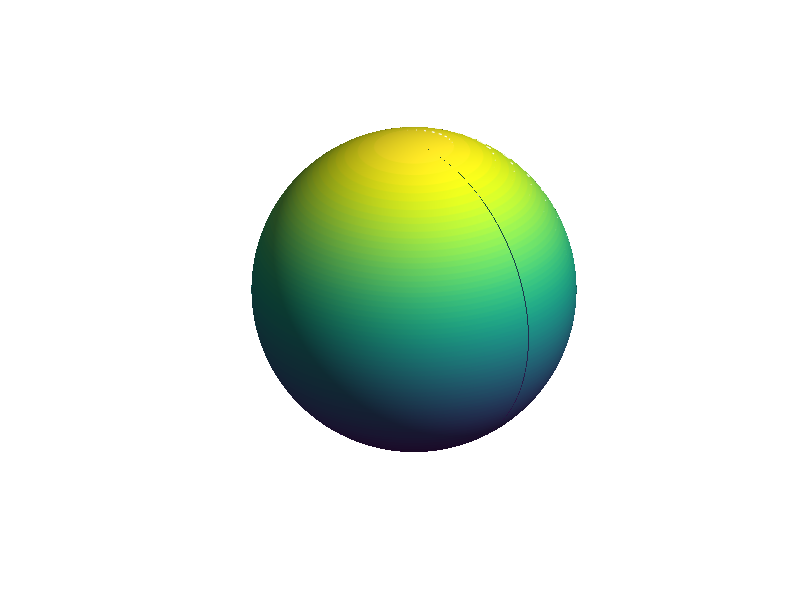

This figure's MATLAB source: (Note: this script raises an error after producing the figure.)
function shallow_water_cyclone_demo()
    clc; clear;

    %% === 1) Load Earth Globe (for display) ===
    [globe, lat_rad, lon_rad, x, y, z] = interactive_globe();

    %% === 2) Basic Parameters ===
    R        = 1.0;         % nondimensional Earth radius
    g        = 9.81;        % gravitational acceleration (m/s^2)
    Omega    = 7.2921e-5;   % Earth's rotation rate (s^-1)
    lat_res  = 2;           % grid resolution (degrees)
    lon_res  = 2;           % grid resolution (degrees)
    dLat     = deg2rad(lat_res);
    dLon     = deg2rad(lon_res);

    % Time parameters
    dt       = 0.001;       % time step (nondimensional)
    nSteps   = 100000;      % number of simulation steps
    skipFrame = 10;         % update display every few steps

    % Define the simulation grid
    latVec = deg2rad(-90 : lat_res : 90);
    lonVec = deg2rad(0   : lon_res : 360 - lon_res);
    [LAM, PHI] = meshgrid(lonVec, latVec);

    nLat = size(PHI,1);
    nLon = size(PHI,2);

    % Precompute trigonometric factors
    cosPHI = cos(PHI);
    sinPHI = sin(PHI);
    tanPHI = tan(PHI);

    %% === 3) Topography (Gaussian "mountain") ===
    lat0 = deg2rad(30);
    lon0 = deg2rad(90);
    b = 0.1 * exp(-((PHI - lat0).^2 + (LAM - lon0).^2) / 0.1);

    %% === 4) Balanced Cyclone Initial Conditions ===
    % Set background fluid depth and cyclone parameters:
    h0      = 1;              % background fluid depth
    delta_h = 0.05;           % maximum depression at cyclone center
    sigma   = 0.3;            % radial scale of the depression
    lat_c   = deg2rad(35);    % cyclone center latitude
    lon_c   = deg2rad(100);   % cyclone center longitude

    % Compute balanced initial conditions (u,v,h) using gradient wind balance.
    [u, v, h] = balanced_cyclone_initial_condition(PHI, LAM, h0, delta_h, sigma, lat_c, lon_c, Omega, g);

    %% === 5) Coriolis Parameter ===
    % Amplify slightly for visualization purposes.
    f = 2 * Omega * sinPHI * 3;

    %% === 6) Derivative Operators in Spherical Coordinates ===
    d_dlambda = @(A) (circshift(A, [0, -1]) - circshift(A, [0, 1])) ./ (2 * dLon);
    d_dphi    = @(A) (circshift(A, [-1, 0]) - circshift(A, [1, 0])) ./ (2 * dLat);

    %% === 7) Quiver3 Setup for Display ===
    [coarseLon, coarseLat] = meshgrid(lonVec, latVec);
    x_coarse = R * cos(coarseLat) .* cos(coarseLon);
    y_coarse = R * cos(coarseLat) .* sin(coarseLon);
    z_coarse = R * sin(coarseLat);

    figure(gcf);
    hold on;
    
    % Define arrow spacing (varying by latitude for clarity)
    step_equator = 3;
    step_midlat = 4;
    step_poles = 8;

    eq_indices = find(abs(PHI(:,1)) < deg2rad(20));
    midlat_indices = find(abs(PHI(:,1)) >= deg2rad(20) & abs(PHI(:,1)) < deg2rad(60));
    pole_indices = find(abs(PHI(:,1)) >= deg2rad(60));
    r_indices = sort([eq_indices(1:step_equator:end); 
                     midlat_indices(1:step_midlat:end);
                     pole_indices(1:step_poles:end)]);
    c_indices = 1:6:nLon;

    % Get coordinates for arrow positions
    px = x_coarse(r_indices, c_indices);
    py = y_coarse(r_indices, c_indices);
    pz = z_coarse(r_indices, c_indices);

    % Store original positions for later resets
    px_orig = px;
    py_orig = py;
    pz_orig = pz;

    % Compute initial velocity vectors for arrows
    [wx, wy, wz] = velocity_sphere_to_cart(u, v, PHI, LAM);
    uq = wx(r_indices, c_indices);
    vq = wy(r_indices, c_indices);
    wq = wz(r_indices, c_indices);

    % Create quiver plot
    h_arrows = quiver3(px, py, pz, uq, vq, wq, 0.7, 'w', 'LineWidth', 0.8);

    %% === 8) Model Constants ===
    gamma = 0.008;       % friction (linear drag)
    relax_rate = 0.005;  % height relaxation rate
    sigma_lat = deg2rad(15); % heating zone scale in latitude
    sigma_lon = deg2rad(15); % heating zone scale in longitude

    %% === Initialize Variables for Temporal Smoothing of Arrows ===
    prev_uq = uq;
    prev_vq = vq;
    prev_wq = wq;
    smooth_factor = 0.85;  % smoothing factor for arrow updates

    % Start the timer for simulation speed calculation
    tStart = tic;

    %% === 9) Main Simulation Loop ===
    for it = 1:nSteps
        % -- Geopotential (including topography) --
        Phi_field = g * (h + b);

        % -- Momentum Equations --
        gradPhi_lambda = d_dlambda(Phi_field);
        gradPhi_phi    = d_dphi(Phi_field);
        
        % Damping on pressure gradients to control spurious features
        damp_factor = 0.8;
        gradPhi_lambda = damp_factor * gradPhi_lambda;
        gradPhi_phi    = damp_factor * gradPhi_phi;

        % Advection terms (simplified)
        adv_u = u .* d_dlambda(u) ./ (R * cosPHI) + v .* d_dphi(u) ./ R;
        adv_v = u .* d_dlambda(v) ./ (R * cosPHI) + v .* d_dphi(v) ./ R;

        % Geometric terms
        geo_u =  u .* v .* tanPHI ./ R;
        geo_v = -u.^2 .* tanPHI ./ R;

        % Full momentum equations
        dudt = -adv_u - (1./(R * cosPHI)) .* gradPhi_lambda + f .* v - geo_u;
        dvdt = -adv_v - (1./R)            .* gradPhi_phi    - f .* u - geo_v;

        % Apply frictional damping
        dudt = dudt - gamma .* u;
        dvdt = dvdt - gamma .* v;

        % -- Forcing: Solar Heating & Height Relaxation --
        solar_speed = 2*pi / 5000;  % slow solar motion
        solar_lon = mod(solar_speed * it, 2*pi);
        solar_lat = deg2rad(10) * cos(2*pi*it / 20000);  
        Q = 0.0005 * exp(-(((PHI - solar_lat).^2)/sigma_lat^2 + ((LAM - solar_lon).^2)/sigma_lon^2));
        % Height relaxation term toward h0 is included in the h-update
        
        % --- Symplectic Euler Update ---
        % 1. Update momentum (u and v)
        u_new = u + dt .* dudt;
        v_new = v + dt .* dvdt;

        % Apply stability limit to velocity
        max_speed = 0.2;
        speed = sqrt(u_new.^2 + v_new.^2);
        too_fast = speed > max_speed;
        if any(too_fast(:))
            scale_factor = max_speed ./ speed;
            u_new(too_fast) = u_new(too_fast) .* scale_factor(too_fast);
            v_new(too_fast) = v_new(too_fast) .* scale_factor(too_fast);
        end

        % 2. Update fluid depth using continuity
        flux_lambda_new = h .* u_new .* cosPHI;
        flux_phi_new    = h .* v_new;
        dhdt_new = -(1./(R * cosPHI)) .* d_dlambda(flux_lambda_new) ...
                   -(1./R)            .* d_dphi(flux_phi_new);
        dhdt_new = dhdt_new + Q - relax_rate .* (h - h0);
        h_new = h + dt .* dhdt_new;

        % -------------------------------------------------
        %                   REDUCED FILTERING
        % -------------------------------------------------

        % Polar filter (helpful near poles, but smaller window).
        polar_filter = abs(PHI) > deg2rad(60);
        if any(polar_filter(:))
            h_smooth = smoothdata(h_new, 'gaussian', 5);  % was 9
            u_smooth = smoothdata(u_new, 'gaussian', 5);
            v_smooth = smoothdata(v_new, 'gaussian', 5);
            h_new(polar_filter) = h_smooth(polar_filter);
            u_new(polar_filter) = u_smooth(polar_filter);
            v_new(polar_filter) = v_smooth(polar_filter);
        end

        % Mid-latitude smoother with smaller window and lower blend
        midlat_filter = abs(PHI) > deg2rad(30) & abs(PHI) <= deg2rad(60);
        if any(midlat_filter(:))
            h_smooth = smoothdata(h_new, 'gaussian', 3);  % was 5
            u_smooth = smoothdata(u_new, 'gaussian', 3);
            v_smooth = smoothdata(v_new, 'gaussian', 3);
            blend = 0.2;  % was 0.3
            h_new(midlat_filter) = blend * h_smooth(midlat_filter) + ...
                                   (1-blend) * h_new(midlat_filter);
            u_new(midlat_filter) = blend * u_smooth(midlat_filter) + ...
                                   (1-blend) * u_new(midlat_filter);
            v_new(midlat_filter) = blend * v_smooth(midlat_filter) + ...
                                   (1-blend) * v_new(midlat_filter);
        end

        % [REMOVED: Global smoothing every 50 steps]

        % -------------------------------------------------

        % Update fields
        h = h_new;
        u = u_new;
        v = v_new;

        % -- Update Quiver Arrows for Display --
        [wx, wy, wz] = velocity_sphere_to_cart(u, v, PHI, LAM);
        uq = wx(r_indices, c_indices);
        vq = wy(r_indices, c_indices);
        wq = wz(r_indices, c_indices);

        move_factor = 0.0001;
        smooth_uq = smooth_factor * prev_uq + (1-smooth_factor) * uq;
        smooth_vq = smooth_factor * prev_vq + (1-smooth_factor) * vq;
        smooth_wq = smooth_factor * prev_wq + (1-smooth_factor) * wq;
        prev_uq = smooth_uq;
        prev_vq = smooth_vq;
        prev_wq = smooth_wq;

        % Move arrows
        px = px + move_factor * smooth_uq;
        py = py + move_factor * smooth_vq;
        pz = pz + move_factor * smooth_wq;

        % Project back onto sphere
        mag = sqrt(px.^2 + py.^2 + pz.^2);
        px = px ./ mag;
        py = py ./ mag;
        pz = pz ./ mag;

        % Reset arrows that stray too far from original positions
        reset_dist = 0.4;
        for idx = 1:numel(px)
            dist_arrow = sqrt((px(idx) - px_orig(idx))^2 + ...
                              (py(idx) - py_orig(idx))^2 + ...
                              (pz(idx) - pz_orig(idx))^2);
            if dist_arrow > reset_dist
                px(idx) = px_orig(idx);
                py(idx) = py_orig(idx);
                pz(idx) = pz_orig(idx);
            end
        end

        % Periodically reset a small percentage of arrows
        if mod(it, 200) == 0
            reset_percent = 0.03;
            num_to_reset = ceil(numel(px) * reset_percent);
            reset_indices = randperm(numel(px), num_to_reset);
            for idx = reset_indices
                px(idx) = px_orig(idx);
                py(idx) = py_orig(idx);
                pz(idx) = pz_orig(idx);
            end
        end

        % Draw every skipFrame steps
        if mod(it, skipFrame) == 0
            scale = 0.7;
            set(h_arrows, 'XData', px, 'YData', py, 'ZData', pz, ...
                'UData', scale * smooth_uq, 'VData', scale * smooth_vq, 'WData', scale * smooth_wq);

            % Display simulation speed in real hours per second
            sim_time = it * dt * 3600;
            real_time = toc(tStart);
            hours_per_sec = sim_time / real_time;
            title(sprintf('Shallow-Water Cyclone Demo — t = %.1f hours (%.1f sim hours/sec)', ...
                          sim_time, hours_per_sec), 'Color', 'w', 'FontSize', 14);
            drawnow limitrate;
        end
    end
end

%% ===================================================================== %%
function [u, v, h] = balanced_cyclone_initial_condition(PHI, LAM, h0, delta_h, sigma, lat_c, lon_c, Omega, g)
    % Computes balanced initial fields for a cyclone based on gradient wind balance.
    %   PHI, LAM : 2D arrays of lat/long in radians
    %   h0       : Background fluid depth
    %   delta_h  : Max depression at cyclone center
    %   sigma    : Scale of the cyclone (radial extent)
    %   lat_c    : Cyclone center latitude (radians)
    %   lon_c    : Cyclone center longitude (radians)
    %   Omega    : Earth’s rotation rate
    %   g        : Gravitational acceleration
    %
    %   Returns: (u, v, h) arrays

    f_c = 2 * Omega * sin(lat_c);  % use f at center latitude
    [nLat, nLon] = size(PHI);

    u = zeros(nLat, nLon);
    v = zeros(nLat, nLon);
    h = zeros(nLat, nLon);

    for i = 1:nLat
        for j = 1:nLon
            dlat = PHI(i,j) - lat_c;
            dlon = LAM(i,j) - lon_c;
            % Adjust dlon to [-pi, pi]
            dlon = mod(dlon + pi, 2*pi) - pi;
            r = sqrt(dlat^2 + dlon^2);

            % Fluid depth with a Gaussian depression:
            % h(r) = h0 - delta_h * exp[-(r/sigma)^2]
            h(i,j) = h0 - delta_h * exp(-(r/sigma)^2);

            if r < 1e-6
                u(i,j) = 0;
                v(i,j) = 0;
            else
                % Gradient wind balance V satisfies: V^2/r + f_c V = g dh/dr
                % => V^2 + (f_c r) V - g*r*(dhdr) = 0
                % Solve the quadratic for V
                dhdr = (2 * delta_h / sigma^2) * r * exp(-(r/sigma)^2);
                V = (-f_c * r + sqrt((f_c * r)^2 + 4*g*r*dhdr)) / 2;

                % Convert tangential velocity to (u,v)
                % The counterclockwise unit tangent is (-dlat/r, +dlon/r) in lat-lon coords
                u(i,j) = -V * (dlat / r);
                v(i,j) =  V * (dlon / r);
            end
        end
    end
end

%% ===================================================================== %%
function [globe, lat_rad, lon_rad, x, y, z] = interactive_globe(texture_path)
    % Creates a rotatable Earth globe with a texture.
    lat_res = 0.5;
    lon_res = 0.5;
    lat = -90:lat_res:90;
    lon = 0:lon_res:360 - lon_res;
    [lon_rad, lat_rad] = meshgrid(deg2rad(lon), deg2rad(lat));

    R = 1;
    x = R * cos(lat_rad) .* cos(lon_rad);
    y = R * cos(lat_rad) .* sin(lon_rad);
    z = R * sin(lat_rad);

    if nargin < 1 || isempty(texture_path)
        texture_path = 'textures/earth_reg_10k.jpg';
    end

    try
        earth_img = imread(texture_path);
        if size(earth_img, 3) == 1
            earth_img = repmat(earth_img, 1, 1, 3);
        end
        earth_img = imresize(earth_img, [length(lat), length(lon)]);

        figure('Color', 'k');
        globe = surf(x, y, z, flipud(earth_img), ...
                     'EdgeColor', 'none', ...
                     'FaceColor', 'texturemap');
    catch
        % If the texture can't be loaded, just use a solid color.
        figure('Color', 'k');
        globe = surf(x, y, z, ...
                     'EdgeColor', 'none', ...
                     'FaceColor', [0.3, 0.5, 0.9]);
    end
    
    shading interp;
    axis equal off;
    light('Position', [1 0 1], 'Style', 'infinite');
    lighting gouraud;
    material dull;
    view(45, 25);
    rotate3d on;
    title('Interactive Earth Globe', 'Color', 'w', 'FontSize', 14);
end

%% ===================================================================== %%
function [vx, vy, vz] = velocity_sphere_to_cart(u, v, lat, lon)
    % Converts (u,v) in spherical coordinates to 3D Cartesian velocities on a unit sphere.
    sinLat = sin(lat);
    cosLat = cos(lat);
    sinLon = sin(lon);
    cosLon = cos(lon);

    % Eastward unit vector
    ex = -sinLon;
    ey =  cosLon;
    ez =  0 * lat;  % zero

    % Northward unit vector
    nx = -cosLon .* sinLat;
    ny = -sinLon .* sinLat;
    nz =  cosLat;

    vx = u .* ex + v .* nx;
    vy = u .* ey + v .* ny;
    vz = u .* ez + v .* nz;
end
